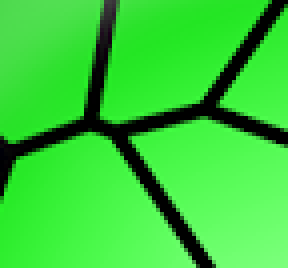
#> input picture Images/roi_res.png, 72 x 67 px, found by its file name (shown 4 times larger)
$ python '直方图反向投影.py'
#> lines starting #> are read from the running program, lines starting #| are printed output that depends on the picture; after the words box and inside, x2 and y2 are one past the last pixel; in counts of white or black regions, pixels touching at a corner belong together
# -*- coding: utf-8 -*-
'''
======================Welcome to Python====================
/-********Have a good time.********-/

FILE NAME:
AUTHOR: Eden·Gabriel
DATE: Feb-25-Mon/2019  14:51:10
VERSION: V-1.0
DESCRIPTION:

'''


import cv2
import numpy as np
from matplotlib import pyplot as plt

'''
roi = cv2.imread(
'E:\\A_BOOM_LEARNING_EDEN_GABRIEL\\2018.12.19start_opencv+python\\Images\\roi_res.png')
hsv = cv2.cvtColor(roi,cv2.COLOR_BGR2HSV)

target = cv2.imread(
'E:\\A_BOOM_LEARNING_EDEN_GABRIEL\\2018.12.19start_opencv+python\\Images\\res.png')
hsvt = cv2.cvtColor(target,cv2.COLOR_BGR2HSV)

M = cv2.calcHist([hsv],[0, 1], None, [180, 256], [0, 180, 0, 256] )
I = cv2.calcHist([hsvt],[0, 1], None, [180, 256], [0, 180, 0, 256] )


h,s,v = cv2.split(hsvt)
B = R[h.ravel(),s.ravel()]
B = np.minimum(B,1)
B = B.reshape(hsvt.shape[:2])

#使用圆盘算子做卷积，B=D×B，其中D为卷积核
disc = cv2.getStructuringElement(cv2.MORPH_ELLIPSE,(5,5))#定义结构形状，5×5的椭圆
B=cv2.filter2D(B,-1,disc)#对图像进行卷积运算
B = np.uint8(B)
cv2.normalize(B,B,0,255,cv2.NORM_MINMAX)

ret,thresh = cv2.threshold(B,100,255,0)
mask = cv2.bitwise_not(thresh)
A = cv2.bitwise_and(target,target,mask = mask)

cv2.imshow('R',R)
cv2.imshow('B',B)
cv2.imshow('mask',mask)
cv2.imshow('thresh',A)
'''
roi = cv2.imread(
'E:\\A_BOOM_LEARNING_EDEN_GABRIEL\\2018.12.19start_opencv+python\\Images\\roi_res.png')
#> roi is the input picture: shape (67, 72, 3); mean B, G, R 55.9, 206.3, 55.9
hsv = cv2.cvtColor(roi,cv2.COLOR_BGR2HSV)
#> hsv: shape (67, 72, 3); mean H, S, V 56.4, 170.3, 206.4

target = cv2.imread(
'E:\\A_BOOM_LEARNING_EDEN_GABRIEL\\2018.12.19start_opencv+python\\Images\\res.png')
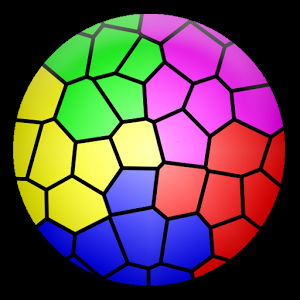
#> input picture Images/res.png, 300 x 300 px, found by its file name
#> target is the input picture: shape (300, 300, 3); mean B, G, R 75.4, 72.1, 95.8
hsvt = cv2.cvtColor(target,cv2.COLOR_BGR2HSV)
#> hsvt: shape (300, 300, 3); mean H, S, V 43.8, 108.8, 129.9
#计算目标直方图
roihist = cv2.calcHist([hsv],[0,1],None,[180,256],[0,180,0,256])
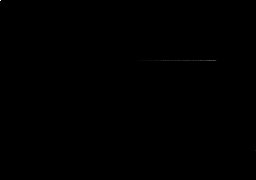
#> roihist: shape (180, 256) float32; min 0, max 423, mean 0.1; drawn with min black and max white
#归一化：原始图、借过图、映射到结果图的最小值、最大值、归一化类型
#归一化后的直方图便于显示
cv2.normalize(roihist,roihist,0,255,cv2.NORM_MINMAX)
#> roihist: shape (180, 256) float32; 0.31% of pixels changed, all inside (x1, y1, x2, y2) = (0, 0, 256, 151)
'''
/*
void cv::calcBackProject(
	const Mat *        images,
	int                nimages,
	const int *        channels,
	InputArray         hist,
	OutputArray        backProject,
	const float **     ranges,
	double             scale = 1,
	bool               uniform = true
	)

//2.参数解释
//const Mat* images:输入图像，图像深度必须位CV_8U, CV_16U或CV_32F中的一种，尺寸相同，每一幅图像都可以有任意的通道数
//int nimages : 输入图像的数量
//const int* channels : 用于计算反向投影的通道列表，通道数必须与直方图维度相匹配，第一个数组的通道是从0到image[0].channels() - 1, 第二个数组通道从图像image[0].channels()到image[0].channels() + image[1].channels() - 1计数
//InputArray hist : 输入的直方图，直方图的bin可以是密集(dense)或稀疏(sparse)
//OutputArray backProject : 目标反向投影输出图像，是一个单通道图像，与原图像有相同的尺寸和深度
//const float ranges** : 直方图中每个维度bin的取值范围
//double scale = 1 : 可选输出反向投影的比例因子
//bool uniform = true : 直方图是否均匀分布(uniform)的标识符，有默认值true
*/
'''
dst1 = cv2.calcBackProject([hsvt],[0,1],roihist,[0,180,0,256],1)
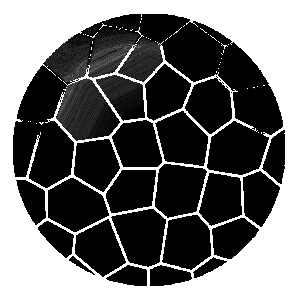
#> dst1: shape (300, 300); min 0, max 255, mean 108.7
#卷积连接分散的点
disc = cv2.getStructuringElement(cv2.MORPH_ELLIPSE,(5,5))#定义结构形状，5×5的椭圆
dst=cv2.filter2D(dst1,-1,disc)#对图像进行卷积运算
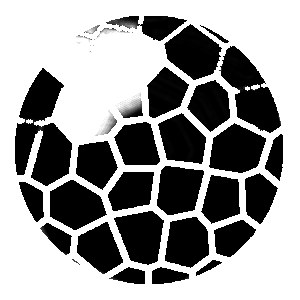
#> dst: shape (300, 300); min 0, max 255, mean 153.9

ret,thresh = cv2.threshold(dst,60,255,0)
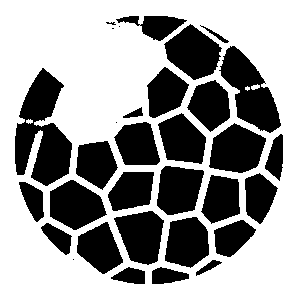
#> thresh: shape (300, 300); 60.6% white; 32 black regions (5 under 20 px), largest, box (x1, y1, x2, y2) and area: (15, 68, 72, 186) 3942, (219, 46, 281, 133) 2649, (164, 24, 222, 80) 2021
# 别忘了是三通道图像，因此这里使用merge 变成3通道
thresh = cv2.merge((thresh,thresh,thresh))
# 按位操作
res = cv2.bitwise_and(target,thresh)
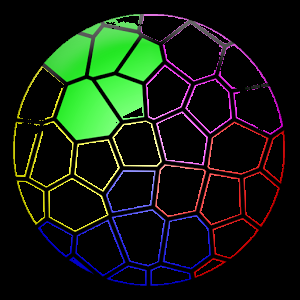
#> res: shape (300, 300, 3); mean B, G, R 16.8, 28.9, 19.6

res = np.hstack((target,thresh,res))
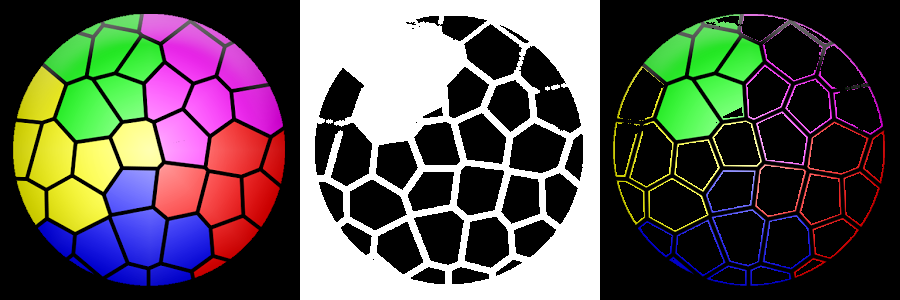
#> res: shape (300, 900, 3); mean B, G, R 82.2, 85.1, 90

cv2.imshow('res',res)


k = cv2.waitKey(0)
#> (key Esc is pressed here)
if k == 27:
    cv2.destroyAllWindows()
